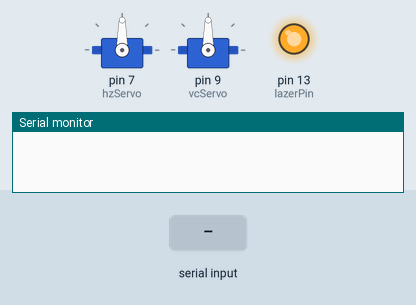
This sketch was run on a simulated Arduino Uno, built with avr-gcc and run on an emulated ATmega328P. On the bench: 2 × servo, output pins drawn as LEDs (lit = HIGH), the last lines printed to the serial monitor. The test bench sets the inputs (shaded band).

Above: at 1.2 s.
1.3 s: "H:" received over Serial
At 3.4 s:
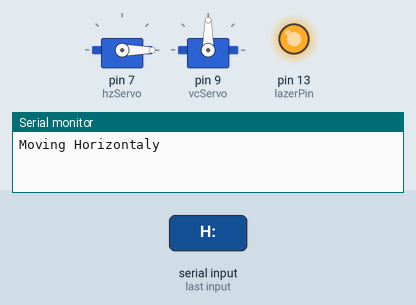
3.8 s: "V:" received over Serial
At 5.3 s:
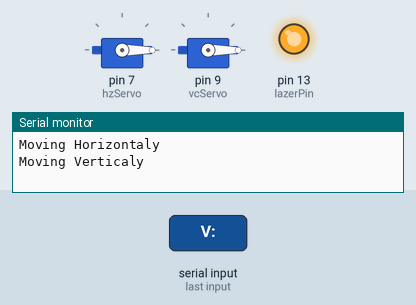
6.3 s: "C:" received over Serial
At 8.3 s:
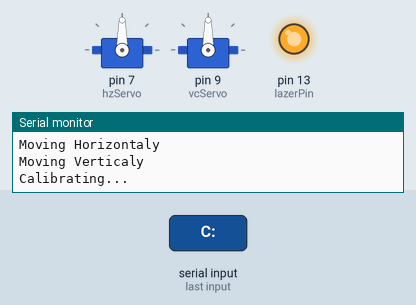
8.8 s: "V:" received over Serial
At 10.3 s:
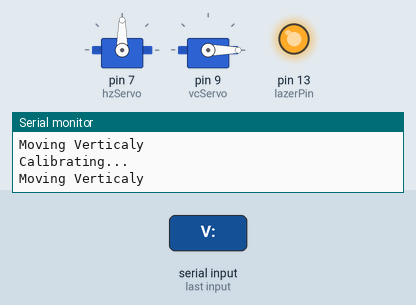
Timing chart, 0 to 11.8 s (numbered marks = the images above; inputs shaded):
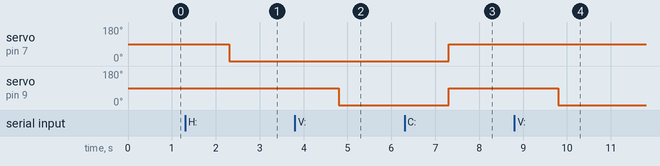

Measured:
- after the input at 1.3 s, servo on pin 7 (hzServo): 90° → 0° after 1.0 s
- after the input at 3.8 s, servo on pin 9 (vcServo): 90° → 0° after 1.0 s
- after the input at 6.3 s, servo on pin 7 (hzServo), servo on pin 9 (vcServo): 0° → 90° after 1.0 s
- after the input at 8.8 s, servo on pin 9 (vcServo): 90° → 0° after 1.0 s

The sketch:

IrisCore.ino
```cpp
#include <Servo.h>

//int incomingByte = 0;   // for incoming serial data
String incomingAction;
int incomingValue;
Servo hzServo, vcServo;
int lazerPin = 13;

void setup() {
  Serial.begin(9600);
  hzServo.attach(7);
  vcServo.attach(9);
  pinMode(lazerPin, OUTPUT);
  digitalWrite(lazerPin, HIGH);
}

void loop() {

        // Listen for transmitted data:
        if (Serial.available() > 0) {
                //Listen for action:
                incomingAction = Serial.readStringUntil(':');
                incomingValue = Serial.readString().toInt();
                if (incomingAction == "H") {
                  Serial.println("Moving Horizontaly");
                  moveHorizontalServos(incomingValue);
                }
                if (incomingAction == "V") {
                  Serial.println("Moving Verticaly");
                  moveVerticalServos(incomingValue);
                }
                if (incomingAction == "C") {
                  Serial.println("Calibrating...");
                  moveHorizontalServos(90);
                  moveVerticalServos(90);
                  controlLight(0);
                }
                if (incomingAction == "L") {
                  Serial.println("Controlling Light");
                  controlLight(incomingValue);
                }
        }
}

void moveHorizontalServos(int degree) {
      hzServo.write(degree);             // tell servo to go to position in variable 'pos'
 }


void moveVerticalServos(int degree) {
      vcServo.write(degree);              // tell servo to go to position in variable 'pos'
}

void controlLight(int state) {
  if (state == 1) {
    digitalWrite(lazerPin, LOW);
  }
  else {
    digitalWrite(lazerPin, HIGH);
  }
}
```
